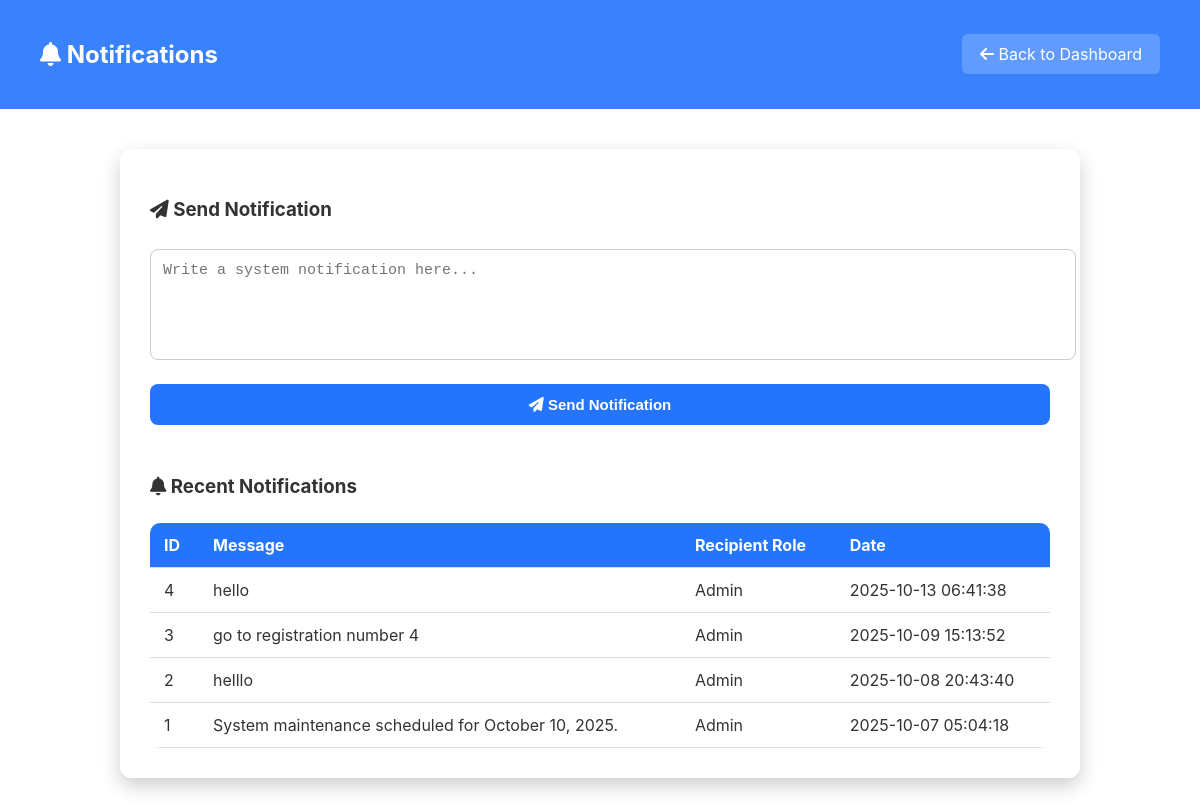
Screenshot of /notifications.php (signed in) with the database file from the repository.
### tables this page shows
CREATE TABLE `notifications` (
  `id` int(11) NOT NULL,
  `message` text NOT NULL,
  `recipient_role` enum('admin','doctor','receptionist','patient') DEFAULT 'admin',
  `created_at` timestamp NOT NULL DEFAULT current_timestamp()
);

### notifications.php (the view, shortened to what this page needs)
<?php
$conn = new mysqli("localhost", "root", "", "hospital_db");
$result = $conn->query("SELECT * FROM notifications ORDER BY created_at DESC");
?>
<!DOCTYPE html>
<html lang="en">
<head>
  <link rel="stylesheet" href="https://cdnjs.cloudflare.com/ajax/libs/font-awesome/6.5.0/css/all.min.css"/>
</head>
<body>
  <header>
    <h2><i class="fa-solid fa-bell"></i> Notifications</h2>
    <a href="admin_dashboard.php"><i class="fa-solid fa-arrow-left"></i> Back to Dashboard</a>
  </header>
  <div class="container">
    <h3><i class="fa-solid fa-paper-plane"></i> Send Notification</h3>
    <form method="POST" action="">
      <textarea name="message" rows="5" placeholder="Write a system notification here..." required></textarea>
      <button type="submit"><i class="fa-solid fa-paper-plane"></i> Send Notification</button>
    </form>
    <h3 style="margin-top:40px;"><i class="fa-solid fa-bell"></i> Recent Notifications</h3>
    <table>
      <tr>
        <th>ID</th>
        <th>Message</th>
        <th>Recipient Role</th>
        <th>Date</th>
      </tr>
      <?php if ($result->num_rows > 0): ?>
        <?php while ($row = $result->fetch_assoc()): ?>
          <tr>
            <td><?= $row['id'] ?></td>
            <td><?= htmlspecialchars($row['message']) ?></td>
            <td><?= ucfirst($row['recipient_role']) ?></td>
            <td><?= $row['created_at'] ?></td>
          </tr>
        <?php endwhile; ?>
      <?php else: ?>
        <tr><td colspan="4" style="text-align:center;">No notifications yet.</td></tr>
      <?php endif; ?>
    </table>
  </div>
</body>
</html>

### notifications.php (style rules this page uses)
body { font-family: 'Inter', sans-serif; background: url('https://images.unsplash.com/photo-1576765607924-3aa6b79b5b9c?auto=format&fit=crop&w=1400&q=80') no-repeat center center/cover; margin: 0; padding: 0; color: #333; backdrop-filter: blur(6px); }
header { background: rgba(37,117,252,0.9); color: white; padding: 20px 40px; display: flex; justify-content: space-between; align-items: center; }
header a { color: white; background: rgba(255,255,255,0.2); padding: 10px 18px; border-radius: 6px; text-decoration: none; transition: 0.3s; }
.container { background: rgba(255,255,255,0.95); margin: 40px auto; padding: 30px; border-radius: 12px; width: 75%; box-shadow: 0 8px 20px rgba(0,0,0,0.2); }
form textarea, button { width: 100%; padding: 12px; border-radius: 8px; border: 1px solid #ccc; margin: 10px 0; font-size: 15px; resize: none; }
button { background: #2575fc; color: white; border: none; cursor: pointer; font-weight: 600; transition: 0.3s; }
table { width: 100%; border-collapse: collapse; margin-top: 25px; background: white; border-radius: 10px; overflow: hidden; }
th, td { padding: 12px 14px; border-bottom: 1px solid #ddd; text-align: left; }
th { background: #2575fc; color: white; }

### rows the page displays
notifications: id "4", message "hello", recipient_role "Admin", created_at "2025-10-13 06:41:38"
notifications: id "3", message "go to registration number 4", recipient_role "Admin", created_at "2025-10-09 15:13:52"
notifications: id "2", message "helllo", recipient_role "Admin", created_at "2025-10-08 20:43:40"
notifications: id "1", message "System maintenance scheduled for October 10, 2025.", recipient_role "Admin", created_at "2025-10-07 05:04:18"
